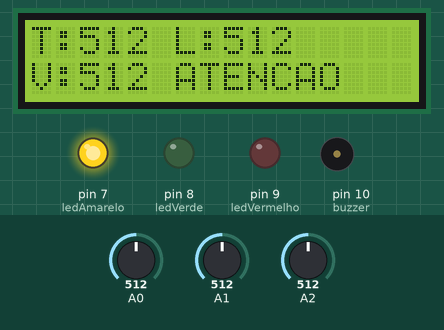
A sketch run on a simulated Arduino Uno, built with avr-gcc and run on an emulated ATmega328P. Shown: 16×2 character LCD, output pins drawn as LEDs (lit = HIGH), buzzer (waves = sounding). The test bench sets the inputs (shaded band); at power-on: A2 = 512, A0 = 512, A1 = 512. What the sketch prints to the serial monitor is not drawn.

Above: at 3.2 s.
3.3 s: A2 set to 588
At 4.4 s:
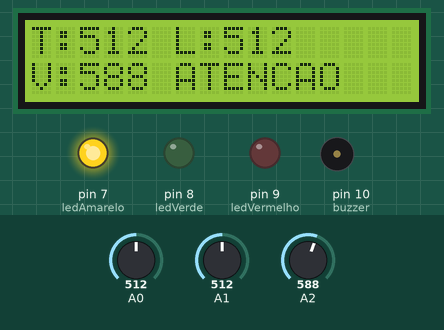
5.5 s: A2 set to 619
At 6.9 s:
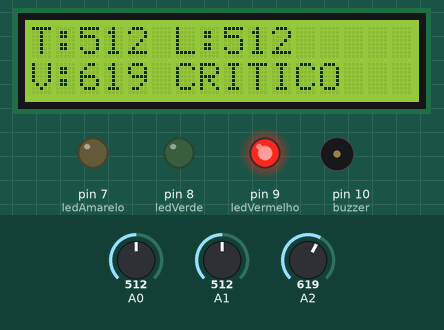
9.6 s: A0 set to 610
At 11.1 s:
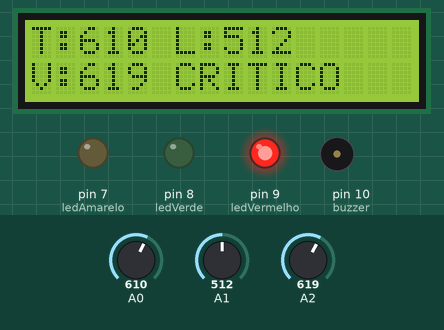
11.8 s: A1 set to 610
At 13.3 s:
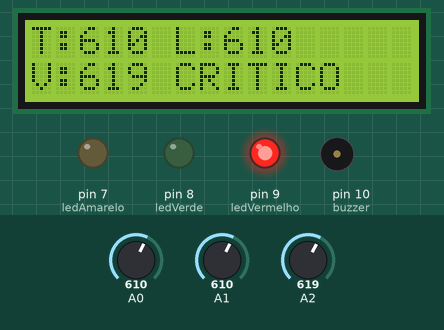
13.9 s: A0 set to 590
At 15.4 s:
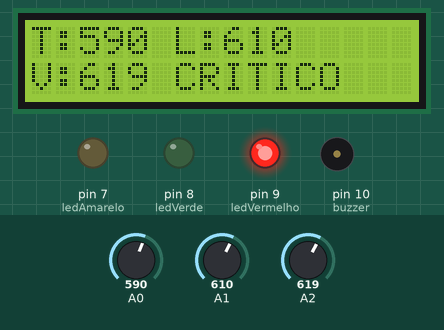
16.1 s: A1 set to 590
At 17.5 s:
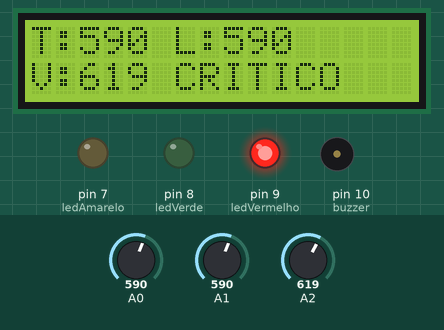
Timing chart, 0 to 19.2 s (numbered marks = the images above; inputs shaded):
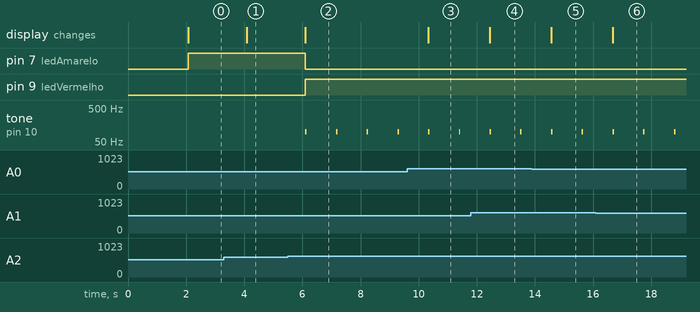

Measured:
- the behaviour switches between 600 and 601 on A2 (found by bisection; images 1 and 2)
- after the input at 3.3 s, the display: changes after 0.79 s (image 1)
- after the input at 5.5 s, pin 7 (ledAmarelo): HIGH → LOW after 0.60 s; pin 9 (ledVermelho): LOW → HIGH after 0.60 s; tone on pin 10 (buzzer): alternates 100 Hz for 0.05 s and silent for 1.0 s, starting after 0.60 s; the display: changes after 0.60 s (image 2)
- after the input at 9.6 s, the display: changes after 0.73 s (image 3)
- after the input at 11.8 s, the display: changes after 0.65 s (image 4)
- after the input at 13.9 s, the display: changes after 0.66 s (image 5)
- after the input at 16.1 s, the display: changes after 0.58 s (image 6)

The sketch:

sistema_iot_para_monitoramento_de_c_psula_espacial1__1_.ino
```cpp
#include <LiquidCrystal.h>

// Configuração dos pinos do LCD
LiquidCrystal lcd(12, 11, 5, 4, 3, 2);

// LEDs e buzzer
int ledVerde = 8;
int ledAmarelo = 7;
int ledVermelho = 9;
int buzzer = 10;

void setup()
{
  // Inicia a comunicação serial
  Serial.begin(9600);

  // Inicializa o LCD
  lcd.begin(16, 2);

  // Define os pinos como saída
  pinMode(ledVerde, OUTPUT);
  pinMode(ledAmarelo, OUTPUT);
  pinMode(ledVermelho, OUTPUT);
  pinMode(buzzer, OUTPUT);

  // Mensagem inicial do sistema
  lcd.print("Capsula IoT");
  lcd.setCursor(0, 1);
  lcd.print("Sistema Ativo");

  delay(2000);

  lcd.clear();
}

void loop()
{
  // Leitura dos sensores
  int temperatura = analogRead(A0);
  int luminosidade = analogRead(A1);
  int vibracao = analogRead(A2);

  // Variável que controla o nível de risco
  int risco = 0;

  // Verifica temperatura
  if (temperatura > 250)
  {
    risco = risco + 1;
  }

  // Verifica luminosidade
  if (luminosidade < 300)
  {
    risco = risco + 1;
  }

  // Verifica vibração
  if (vibracao > 600)
  {
    risco = risco + 1;
  }

  // Atualiza as informações no LCD
  lcd.clear();

  lcd.setCursor(0, 0);
  lcd.print("T:");
  lcd.print(temperatura);

  lcd.print(" L:");
  lcd.print(luminosidade);

  lcd.setCursor(0, 1);
  lcd.print("V:");
  lcd.print(vibracao);

  // Situação normal
  if (risco == 0)
  {
    lcd.print(" OK");

    digitalWrite(ledVerde, HIGH);
    digitalWrite(ledAmarelo, LOW);
    digitalWrite(ledVermelho, LOW);

    noTone(buzzer);
  }

  // Situação de atenção
  else if (risco == 1)
  {
    lcd.print(" ATENCAO");

    digitalWrite(ledVerde, LOW);
    digitalWrite(ledAmarelo, HIGH);
    digitalWrite(ledVermelho, LOW);

    noTone(buzzer);
  }

  // Situação crítica
  else
  {
    lcd.print(" CRITICO");

    digitalWrite(ledVerde, LOW);
    digitalWrite(ledAmarelo, LOW);
    digitalWrite(ledVermelho, HIGH);

    // Emite um alerta sonoro curto
    tone(buzzer, 100);
    delay(50);
    noTone(buzzer);
  }

  // Exibe os dados no Monitor Serial
  Serial.print("Temperatura: ");
  Serial.print(temperatura);

  Serial.print(" | Luz: ");
  Serial.print(luminosidade);

  Serial.print(" | Vibracao: ");
  Serial.print(vibracao);

  Serial.print(" | Nivel de risco: ");
  Serial.println(risco);

  delay(1000);
}
```
